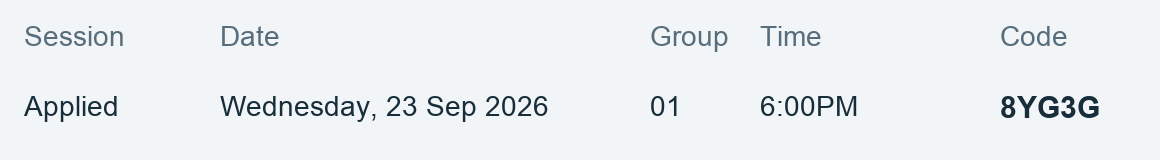
#> input picture extension/source-rules/practice/assets/attendance.png, 1160 x 160 px; its folder holds only this picture in this run
$ python -i windows_ocr.py   (imports and definitions only)
#> lines starting #> are read from the running program, lines starting #| are printed output that depends on the picture
#> in preprocess_image, source is the input picture: PIL image 1160x160 RGB; mean R, G, B 234, 238.7, 241.1
"""Local Tesseract adapter; preserve measured confidence and Vision coordinates."""
import csv
from collections import Counter
import io
import os
from pathlib import Path
import re
import shutil
import subprocess
import tempfile
import sys

CODE = re.compile(r'^[A-Z0-9]{5}$')
WEEKDAY = re.compile(r'^(?:Sunday|Monday|Tuesday|Wednesday|Thursday|Friday|Saturday)\b', re.I)
MONTH = re.compile(r'^(?:Jan(?:uary)?|Feb(?:ruary)?|Mar(?:ch)?|Apr(?:il)?|May|Jun(?:e)?|Jul(?:y)?|Aug(?:ust)?|Sep(?:t(?:ember)?)?|Oct(?:ober)?|Nov(?:ember)?|Dec(?:ember)?)\b', re.I)
TIME = re.compile(r'^\d{1,2}\s*[:.]\s*\d{2}\s*(?:am|pm)$', re.I)
_VERSION_CACHE = None


def ocr_scale(size):
    """Use larger pixels for the small attendance rows without huge screenshots."""
    longest = max(int(size[0]), int(size[1]))
    if longest <= 1200:
        return 3
    if longest <= 2400:
        return 2
    return 1


def _enhance(image, scale):
#> called with scale = 3
    from PIL import Image, ImageOps

    image = ImageOps.autocontrast(ImageOps.grayscale(image), cutoff=1)
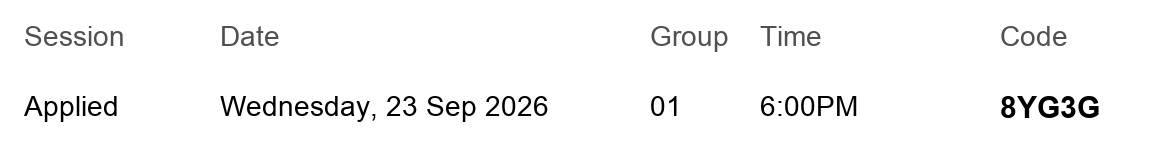
#> image: PIL image 1160x160 L; min 0, max 255, mean 246.9
    if scale == 1:
        return image
    resampling = getattr(Image, 'Resampling', Image).LANCZOS
    return image.resize((image.width * scale, image.height * scale), resampling)


# [15 lines left out: function _enhance_variants, not called in this run]


def preprocess_image(source_path, destination_path):
    """Create a high-quality OCR input while keeping the original coordinates proportional."""
    from PIL import Image

    with Image.open(source_path) as source:
        source.load()
        prepared = _enhance(source, ocr_scale(source.size))
        destination_path = Path(destination_path)
        destination_path.parent.mkdir(parents=True, exist_ok=True)
        prepared.save(destination_path, format='PNG', optimize=False)
        prepared.close()
    return destination_path


def binary():
    for folder in (os.environ.get('ProgramFiles'), os.environ.get('LOCALAPPDATA')):
        if folder:
            candidate = Path(folder) / 'Tesseract-OCR' / 'tesseract.exe'
            if candidate.is_file():
                return str(candidate)
    found = shutil.which('tesseract')
    if found:
        return found
#> (the run stopped early here; a loop or call above may not have finished)

$ run again, on extension/source-rules/practice/assets/unrelated.png
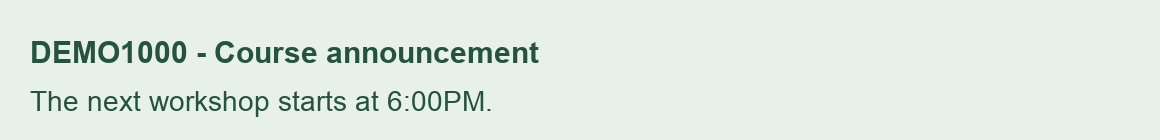
#> input picture extension/source-rules/practice/assets/unrelated.png, 1160 x 140 px
#> in preprocess_image, source is the input picture: PIL image 1160x140 RGB; mean R, G, B 222.7, 234.3, 226.8
#> in _enhance, `image = ImageOps.autocontrast(ImageOps.grayscale(image), cutoff=1)`:
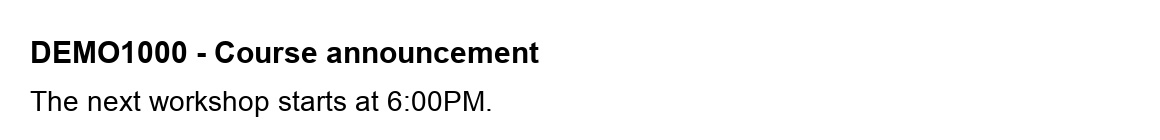
#> image: PIL image 1160x140 L; min 0, max 255, mean 244.1
